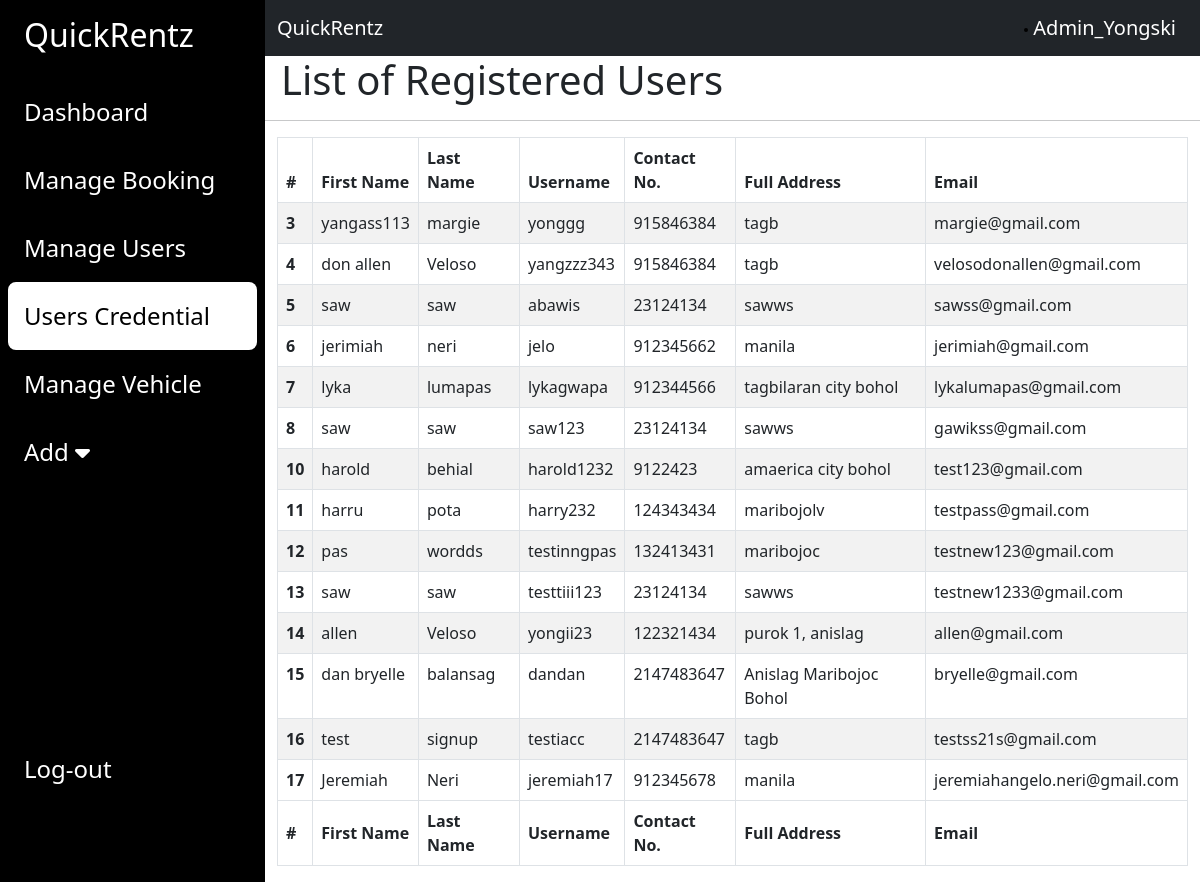
The page /admin/users.php (signed in) on the database as committed earlier.
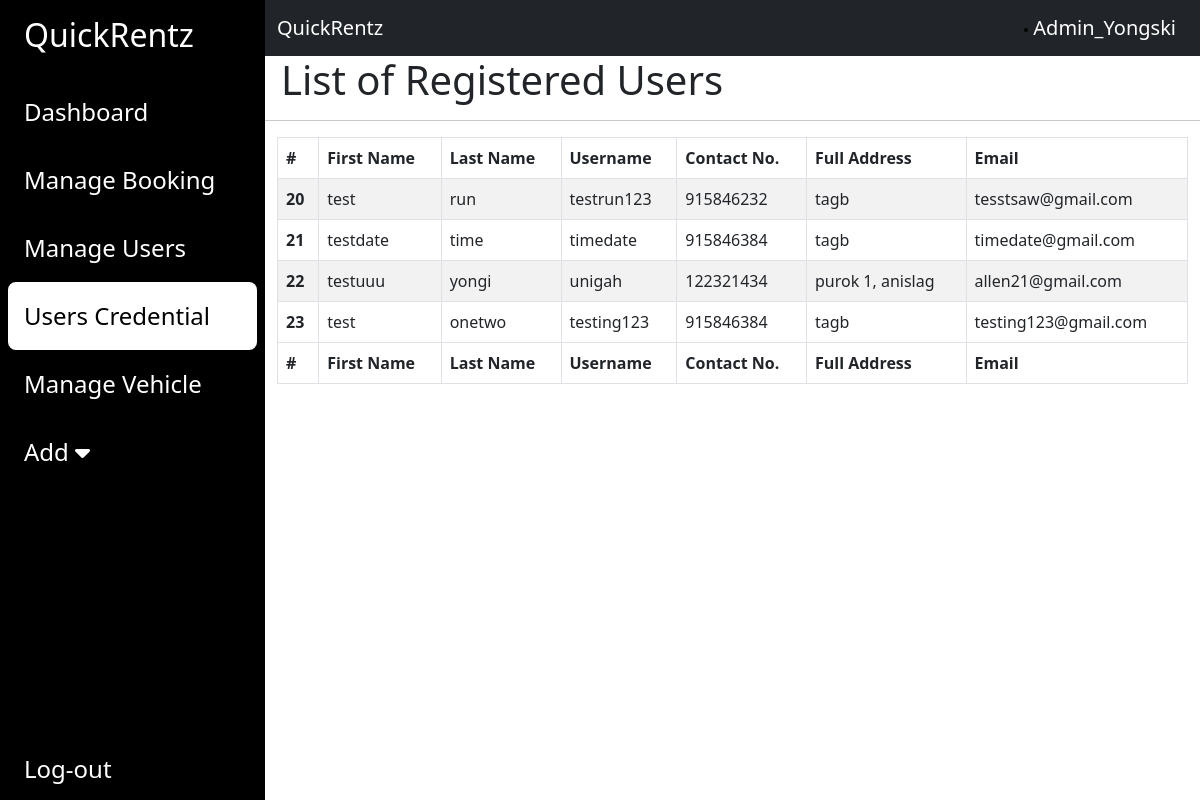
The same page on the database as committed later.
### tables this page shows
CREATE TABLE `user` (
  `UserID` int(11) NOT NULL,
  `Username` varchar(11) NOT NULL,
  `FirstName` text NOT NULL,
  `LastName` text NOT NULL,
  `PhoneNumber` int(12) NOT NULL,
  `Address` varchar(250) NOT NULL,
  `Email` varchar(50) NOT NULL,
  `Password` varchar(11) NOT NULL,
  `Status` text NOT NULL,
  `Photo` varchar(50) NOT NULL,
  `AccCreated` datetime NOT NULL DEFAULT current_timestamp(),
  `FrontID` varchar(50) NOT NULL,
  `BackID` varchar(50) NOT NULL
);

### admin/users.php (the view, shortened to what the changed rows need)
<?php
include "includes/database.php";
?>
<!DOCTYPE html>
<html lang="en">
<head>
    <link href="https://cdn.jsdelivr.net/npm/bootstrap@5.3.0/dist/css/bootstrap.min.css" rel="stylesheet"
>
    <link rel="stylesheet" href="https://cdnjs.cloudflare.com/ajax/libs/font-awesome/6.4.0/css/all.min.css"
 />
    <link rel="stylesheet" href="style.css">
</head>
<body>
    <div class="main-container d-flex h-100">
        <div class="sidebar" id="side_nav">
            <div class="header-box px-3 pt-3 pd-4 d-flex justify-content-between">
                <h2 class="text-white px-2">QuickRentz</h2>
            </div>
        </div>
        <div class="content">
            <h1 class="col-md-12 px-3">List of Registered Users</h1>
            <div class="container">
                <table id="pagination" class="table table-striped table-bordered" style="width:100%;">
                    <thead>
                        <tr>
                            <th scope="col">#</th>
                            <th scope="col">First Name</th>
                            <th scope="col">Last Name</th>
                            <th scope="col">Username</th>
                            <th scope="col">Contact No.</th>
                            <th scope="col">Full Address</th>
                            <th scope="col">Email</th>
                        </tr>
                    </thead>
                    <tbody>
                        <?php
                        $sqlUserList = "SELECT * FROM `user`";
                        $initiateUserList = mysqli_query($conn, $sqlUserList);
                        while ($results = mysqli_fetch_assoc($initiateUserList)) {
                            echo "
                                <tr>
                                    <th scope='row'>$results[UserID]</th>
                                    <td>$results[FirstName]</td>
                                    <td>$results[LastName]</td>
                                    <td>$results[Username]</td>
                                    <td>$results[PhoneNumber]</td>
                                    <td>$results[Address]</td>
                                    <td>$results[Email]</td>
                                </tr>";
                        }
                        ?>
                    </tbody>
                    <tfoot>
                        <tr>
                            <th scope="col">#</th>
                            <th scope="col">First Name</th>
                            <th scope="col">Last Name</th>
                            <th scope="col">Username</th>
                            <th scope="col">Contact No.</th>
                            <th scope="col">Full Address</th>
                            <th scope="col">Email</th>
                        </tr>
                    </tfoot>
                </table>
            </div>
        </div>
</body>
</html>

Rows that differ between the two databases and show on the page:
removed user: UserID "3", FirstName "yangass113", LastName "margie", Username "yonggg", PhoneNumber "915846384", Address "tagb", Email "margie@gmail.com"
removed user: UserID "4", FirstName "don allen", LastName "Veloso", Username "yangzzz343", PhoneNumber "915846384", Address "tagb", Email "velosodonallen@gmail.com"
removed user: UserID "5", FirstName "saw", LastName "saw", Username "abawis", PhoneNumber "23124134", Address "sawws", Email "sawss@gmail.com"
removed user: UserID "6", FirstName "jerimiah", LastName "neri", Username "jelo", PhoneNumber "912345662", Address "manila", Email "jerimiah@gmail.com"
removed user: UserID "7", FirstName "lyka", LastName "lumapas", Username "lykagwapa", PhoneNumber "912344566", Address "tagbilaran city bohol", Email "lykalumapas@gmail.com"
removed user: UserID "8", FirstName "saw", LastName "saw", Username "saw123", PhoneNumber "23124134", Address "sawws", Email "gawikss@gmail.com"
removed user: UserID "10", FirstName "harold", LastName "behial", Username "harold1232", PhoneNumber "9122423", Address "amaerica city bohol", Email "test123@gmail.com"
removed user: UserID "11", FirstName "harru", LastName "pota", Username "harry232", PhoneNumber "124343434", Address "maribojolv", Email "testpass@gmail.com"
removed user: UserID "12", FirstName "pas", LastName "wordds", Username "testinngpas", PhoneNumber "132413431", Address "maribojoc", Email "testnew123@gmail.com"
removed user: UserID "13", FirstName "saw", LastName "saw", Username "testtiii123", PhoneNumber "23124134", Address "sawws", Email "testnew1233@gmail.com"
removed user: UserID "14", FirstName "allen", LastName "Veloso", Username "yongii23", PhoneNumber "122321434", Address "purok 1, anislag", Email "allen@gmail.com"
removed user: UserID "15", FirstName "dan bryelle", LastName "balansag", Username "dandan", PhoneNumber "2147483647", Address "Anislag Maribojoc Bohol", Email "bryelle@gmail.com"
removed user: UserID "16", FirstName "test", LastName "signup", Username "testiacc", PhoneNumber "2147483647", Address "tagb", Email "testss21s@gmail.com"
removed user: UserID "17", FirstName "Jeremiah", LastName "Neri", Username "jeremiah17", PhoneNumber "912345678", Address "manila", Email "jeremiahangelo.neri@gmail.com"
added user: UserID "20", FirstName "test", LastName "run", Username "testrun123", PhoneNumber "915846232", Address "tagb", Email "tesstsaw@gmail.com"
added user: UserID "21", FirstName "testdate", LastName "time", Username "timedate", PhoneNumber "915846384", Address "tagb", Email "timedate@gmail.com"
added user: UserID "22", FirstName "testuuu", LastName "yongi", Username "unigah", PhoneNumber "122321434", Address "purok 1, anislag", Email "allen21@gmail.com"
added user: UserID "23", FirstName "test", LastName "onetwo", Username "testing123", PhoneNumber "915846384", Address "tagb", Email "testing123@gmail.com"
